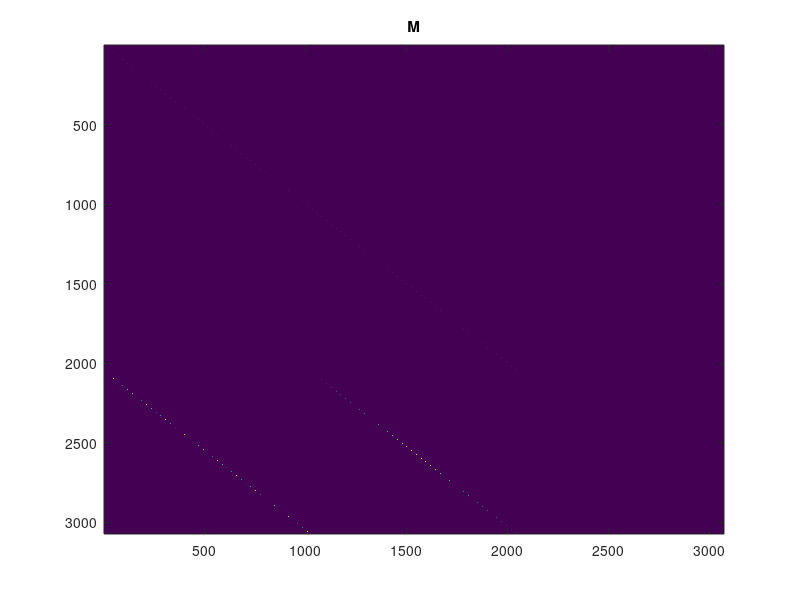
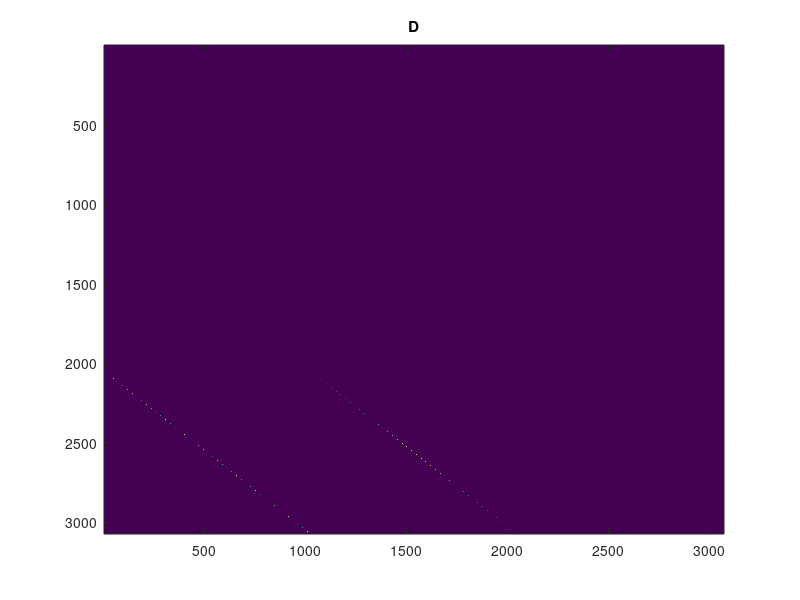
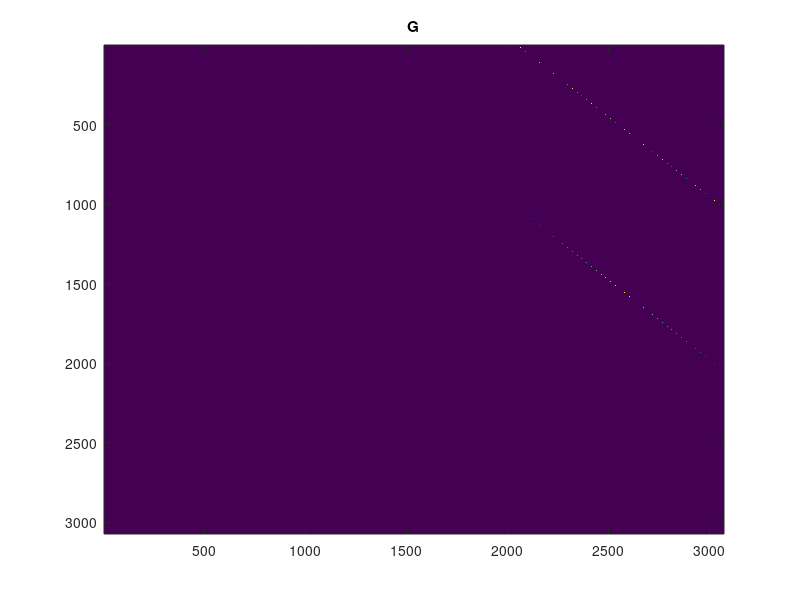
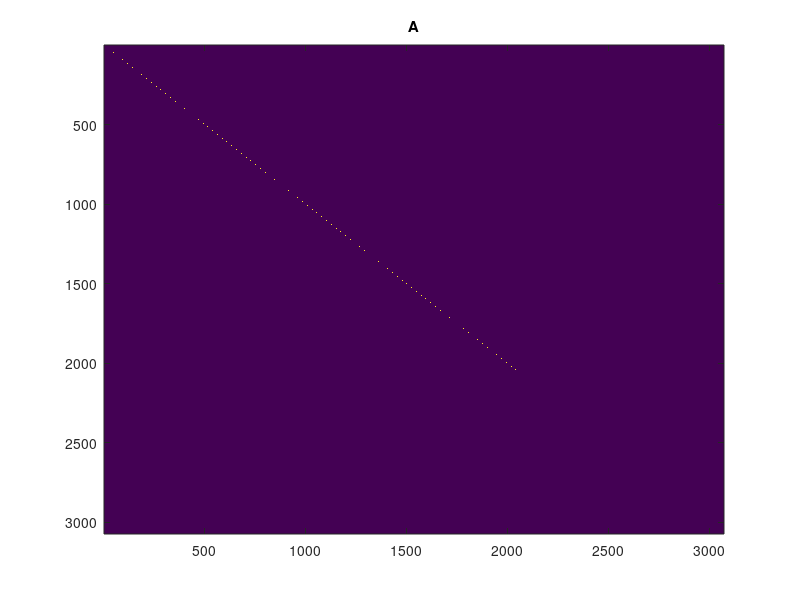

The MATLAB source for these figures, in order: (Note: this script raises an error after producing the figures.)
close all;clear;clc; method = 2;
%Problem1
Nx = 32; Ny = 32; n = Nx*Ny; Re = 1000; dt = 0.01;
alpha = [ 0:Nx/2-1 -Nx/2:-1 ]; %Wave # in x direction
beta  = [ 0:Ny/2-1 -Ny/2:-1 ]; %Wave # in y direction

iy = repmat(1i*alpha',[1,Ny]);
iiy = repmat(-alpha'.^2,[1,Ny]);

G = sparse(1:n,2*n+1:3*n,repmat(1i*alpha,[1,Ny]),3*n,3*n) + ... 
    sparse(n+1:2*n,2*n+1:3*n,reshape(iy.',[],1),3*n,3*n);

D = transpose(G);

I = diag(ones(2*n,2*n));
I = sparse(1:2*n,1:2*n,I,3*n,3*n);

if method == 1;
    L = sparse(1:n,1:n,repmat(-alpha.^2,[1,Ny]),3*n,3*n) + ...
        sparse(1:n,1:n,reshape(iiy',1,[]),3*n,3*n) + ...
        sparse(n+1:2*n,n+1:2*n,repmat(-alpha.^2,[1,Ny]),3*n,3*n) + ...
        sparse(n+1:2*n,n+1:2*n,reshape(iiy',1,[]),3*n,3*n);
else
    L = D*G;
    L(1:n,1:n) = L(2*n+1:3*n,2*n+1:3*n);
    L(n+1:2*n,n+1:2*n) = L(2*n+1:3*n,2*n+1:3*n);
    %Back to 3n by 3n
    L(2*n+1:3*n,2*n+1:3*n) = 0;
end


A = I - (dt/Re)*L;

M = A + dt*G + D;

figure; imagesc(abs(M)); title('M')
figure; imagesc(abs(D)); title('D');
figure; imagesc(abs(G)); title('G');
figure; imagesc(abs(A)); title('A');


%Problem2
for i = 1:3*n
    if any(M(i,:)) == 0
        index = i %Index = 2049; i.e. (2n + 1) th row is full of 0s';
    end
end

%Problem3 
lambda = 0.01;
I = diag(ones(n,n));
I = lambda*sparse(2*n+1:3*n,2*n+1:3*n,I,3*n,3*n);

M_ac = M + I;
figure; imagesc(abs(M_ac)); title('Problem3 - New M')
ew = eigs(M_ac,1,'smallestabs')












